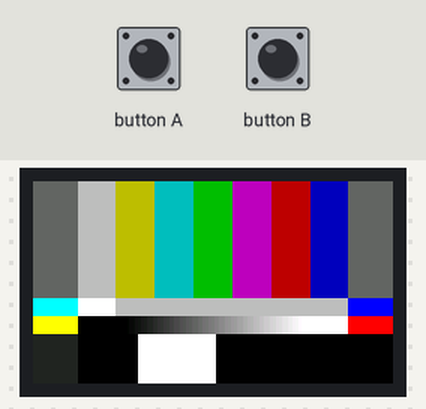
This sketch was run on a simulated ESP32. On the bench: 240×135 colour display.

Above: at 0.3 s.

The sketch:

m5_stickc_plus_arib_std_b28.ino
```cpp
#include "M5StickCPlus.h"

typedef struct {
  uint8_t y, pb, pr;
} YPbPr;

void setup()
{
  M5.begin();
  M5.Lcd.setRotation(3);
  M5.Axp.ScreenBreath(12);

  // ARIB STD-B28
  // 240 x 135
  // a = 240
  // b = 135
  // (3/4)a = 180
  // (1/12)b = 11.25 = 12
  // (3/12)b = 33.75 = 33
  // (7/12)b = 78.75 = 78
  // d = 30

  M5.Lcd.startWrite();
  M5.Lcd.fillScreen(TFT_BLACK);

  uint8_t offset_x, offset_y;

  // Pattern 1
  uint8_t pl_w[9] = {30, 25, 26, 26, 26, 26, 26, 25, 30};
  uint8_t p1_h = 78;
  YPbPr p1_color[9] = {
    {104, 128, 128}, // Gray  40%
    {180, 128, 128}, // White 75%
    {168,  44, 136}, // Yellow
    {145, 147,  44}, // Cyan
    {133,  63,  52}, // Green
    { 63, 193, 204}, // Magenta
    { 51, 109, 212}, // Red
    { 28, 212, 120}, // Blue
    {104, 128, 128}, // Gray  40%
  };

  offset_x = 0;
  offset_y = 0;

  for (auto i = 0; i < 9; i++)
  {
    M5.Lcd.fillRect(offset_x, offset_y, pl_w[i], p1_h, YPbPrToColor565(p1_color[i]));
    offset_x += pl_w[i];
  }

  // Pattern 2
  uint8_t p2_w[4] = {30, 25, 155, 30};
  uint8_t p2_h = 12;
  YPbPr p2_color[4] = {
    {188, 154,  16}, // Cyan  100%
    {235, 128, 128}, // White 100%
    {180, 128, 128}, // White  75%
    { 32, 240, 118}, // Blue  100%
  };

  offset_x = 0;
  offset_y += p1_h;

  for (auto i = 0; i < 4; i++)
  {
    M5.Lcd.fillRect(offset_x, offset_y, p2_w[i], p2_h, YPbPrToColor565(p2_color[i]));
    offset_x += p2_w[i];
  }

  // Pattern 3
  uint8_t p3_w = 30;
  uint8_t p3_h = 12;
  YPbPr p3_color[4] = {
    {219,  16, 138}, // Yellow 100%
    { 16, 128, 128}, // Ramp     0%
    {235, 128, 128}, // Ramp   100%
    { 63, 102, 240}, // Red    100%
  };

  offset_y += p2_h;

  M5.Lcd.fillRect(0, offset_y, p3_w, p3_h, YPbPrToColor565(p3_color[0]));
  M5.Lcd.fillRect(30, offset_y, p3_w, p3_h, YPbPrToColor565(p3_color[1]));
  M5.Lcd.fillRect(180, offset_y, p3_w, p3_h, YPbPrToColor565(p3_color[2]));
  M5.Lcd.fillRect(210, offset_y, p3_w, p3_h, YPbPrToColor565(p3_color[3]));

  // Ramp
  // 適当なので多分変
  YPbPr p3_ramp = {16, 128, 128};
  float p3_ramp_y = 16;
  for (auto i = 60; i < 180; i++)
  {
    M5.Lcd.fillRect(i, offset_y, 1, p2_h, YPbPrToColor565(p3_ramp));
    p3_ramp_y += 1.833;
    p3_ramp.y = p3_ramp_y;
  }

  // Pattern 4
  uint8_t p4_w[11] = {30, 40, 52, 22, 8, 8, 8, 8, 8, 26, 30};
  uint8_t p4_h = 33;
  YPbPr p4_color[11] = {
    { 49, 128, 128}, // Gray   15%
    { 16, 128, 128}, // Black   0%
    {235, 128, 128}, // White 100%
    { 16, 128, 128}, // Black   0%
    { 12, 128, 128}, //        -2%
    { 16, 128, 128}, //         0
    { 20, 128, 128}, //        +2%
    { 16, 128, 128}, //         0
    { 25, 128, 128}, //        +4%
    { 16, 128, 128}, // Black   0%
    { 49, 128, 128}, // Gray   15%
  };

  offset_x = 0;
  offset_y += p3_h;

  for (auto i = 0; i < 4; i++)
  {
    M5.Lcd.fillRect(offset_x, offset_y, p4_w[i], p4_h, YPbPrToColor565(p4_color[i]));
    offset_x += p4_w[i];
  }

  M5.Lcd.endWrite();
}

void loop()
{
  M5.update();
  if (M5.BtnB.wasPressed()) {
    ESP.restart();
  }
  delay(100);
}

uint16_t YPbPrToColor565(YPbPr color)
{
  // BT.709 HDTV
  // R = 1.164(Y-16)                 + 1.793(Cr-128)
  // G = 1.164(Y-16) - 0.213(Cb-128) - 0.533(Cr-128)
  // B = 1.164(Y-16) + 2.112(Cb-128)
  // http://licheng.sakura.ne.jp/hatena6/rgbyc.html
  uint8_t r, g, b;
  r = constrain(1.164 * (color.y - 16) + 1.793 * (color.pr - 128), 0, 255);
  g = constrain(1.164 * (color.y - 16) - 0.213 * (color.pb - 128) - 0.533 * (color.pr - 128), 0, 255);
  b = constrain(1.164 * (color.y - 16) + 2.112 * (color.pb - 128), 0, 255);
  return M5.Lcd.color565(r, g, b);
}
```
